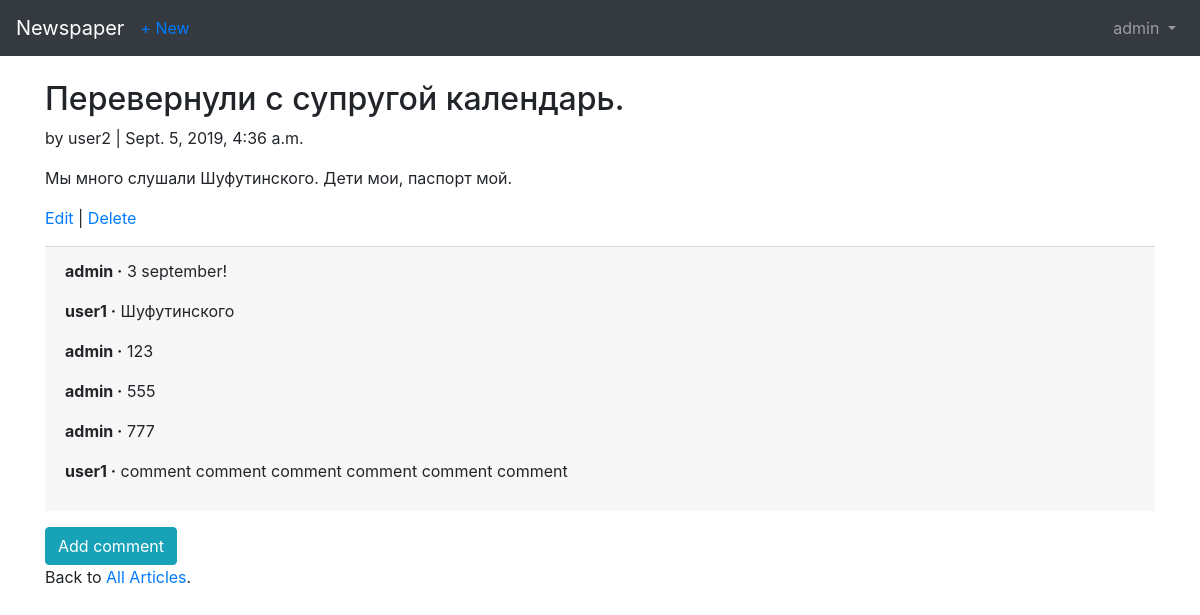
/articles/4/ (signed in), run on the app's committed database.
### users/models.py (models this page shows, shortened)
class CustomUser(AbstractUser):
    self_description = models.TextField(blank=True, null=False, default='')
    age = models.PositiveIntegerField(null=True, blank=True)
    image = models.ImageField(default='default.jpg', upload_to='user_images')

### articles/models.py (models this page shows, shortened)
class Article(models.Model):
    title = models.CharField(max_length=255, blank=False, null=False)
    body = models.TextField(blank=False, null=False)
    part_text = models.CharField(max_length=255)
    date = models.DateTimeField(auto_now_add=True)
    author = models.ForeignKey(
        get_user_model(),
        on_delete=models.CASCADE,
    )

class Comment(models.Model):
    article = models.ForeignKey(
        Article,
        on_delete=models.CASCADE,
        related_name='comments',
    )
    comment = models.CharField(max_length=140)
    author = models.ForeignKey(
        get_user_model(),
        on_delete=models.CASCADE,
    )
    def __str__(self):
        return self.comment

### articles/views.py (the view)
# urls.py: path('articles/<int:pk>/', ArticleDetailView.as_view(), name='article_detail'),
class ArticleDetailView(DetailView):
    model = Article
    template_name = 'article_detail.html'

### templates/article_detail.html
{% extends 'base.html' %}
{% block content %}
    <div class='article-entry'>
        <h2>{{ object.title }}</h2>
        <p>by {{ object.author }} | {{ object.date }}</p>
        <p>{{ object.body }}</p>
    </div>
    <p><a href='{% url 'article_edit' article.pk %}'>Edit</a> |
        <a href='{% url 'article_delete' article.pk %}'>Delete</a></p>
    <div class='card-footer'>
        {% for comment in article.comments.all %}
            <p>
                <span class='font-weight-bold'>{{ comment.author }} &middot;</span>
                {{ comment }}
            </p>
        {% endfor %}
    </div>
    <a href='{% url 'article_comment' article.pk %}' class='btn btn-info mt-3'>Add comment</a>
    <p>Back to <a href='{% url 'article_list' %}'>All Articles</a>.</p>
{% endblock content %}

### templates/base.html (shortened to what this page needs)
<!doctype html>
<html lang="en">
<head>
    <link rel="stylesheet" href="https://stackpath.bootstrapcdn.com/bootstrap/4.1.3/css/bootstrap.min.css"
>
</head>
<body>
<nav class='navbar navbar-expand-md navbar-dark bg-dark mb-4'>
    <a class='navbar-brand' href='{% url 'article_list' %}'>Newspaper</a>
    {% if user.is_authenticated %}
        <ul class='navbar-nav mr-auto'>
            <li class='nav-item'><a href='{% url 'article_new' %}'>+ New</a></li>
        </ul>
    {% endif %}
    <div class='collapse navbar-collapse' id='navbarCollapse'>
        {% if user.is_authenticated %}
            <ul class='navbar-nav ml-auto'>
                <li class='nav-item'>
                    <a class='nav-link dropdown-toggle' href='#' id='userMenu'
                       data-toggle='dropdown' aria-haspopup='true'
                       aria-expanded='false'>
                        {{ user.username }}
                    </a>
                </li>
            </ul>
        {% endif %}
    </div>
</nav>
<div class="container">
    {% block content %}
    {% endblock content %}
</div>
</body>
</html>

### data on the page
CustomUser: username "admin"
Article: title "Перевернули с супругой календарь.", author "user2", date "Sept. 5, 2019, 4:36 a.m.", body "Мы много слушали Шуфутинского. Дети мои, паспорт мой."
Comment: author "admin", comment "3 september!"
Comment: author "user1", comment "Шуфутинского"
Comment: author "admin", comment "123"
Comment: author "admin", comment "555"
Comment: author "admin", comment "777"
Comment: author "user1", comment "comment comment comment comment comment comment"
